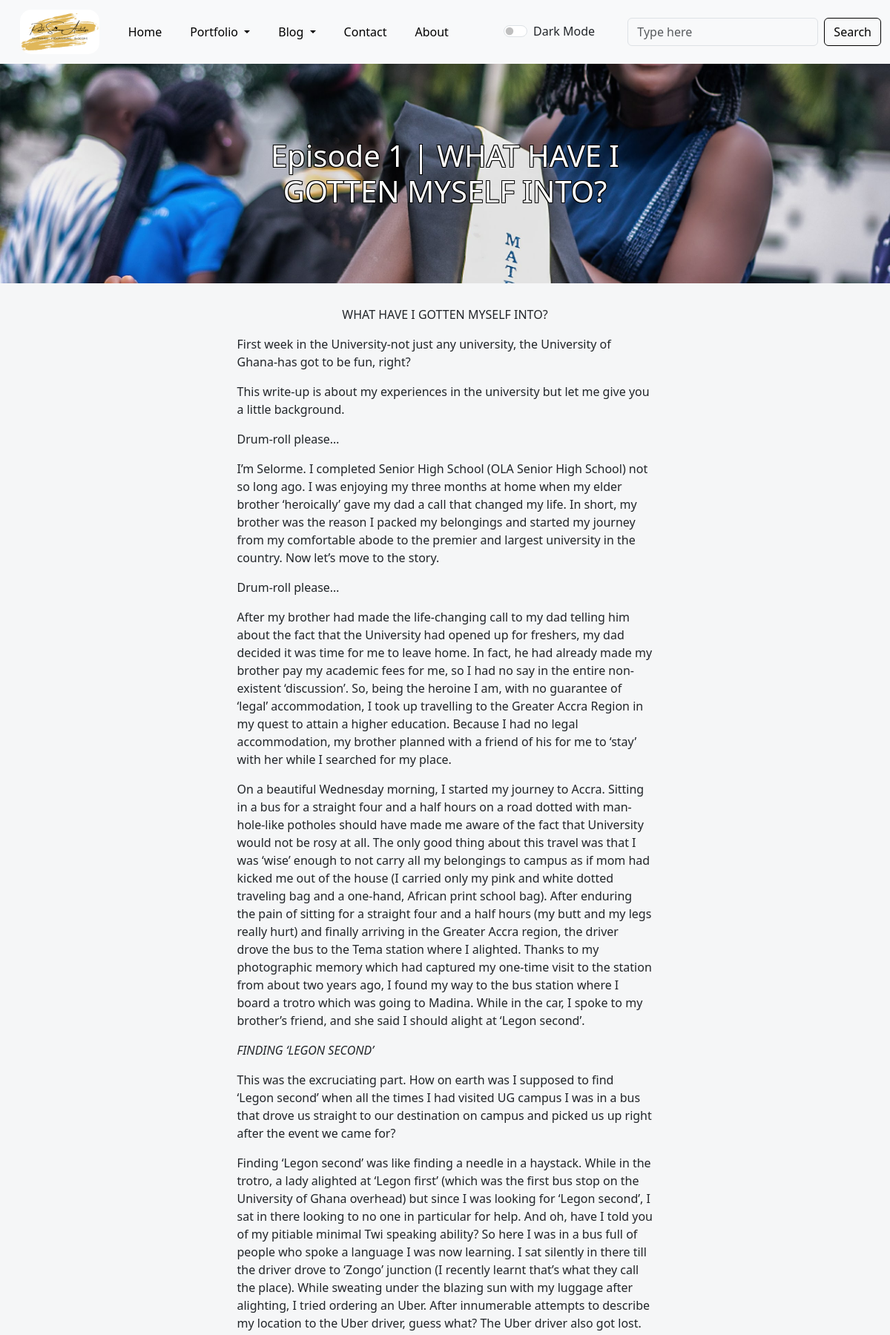
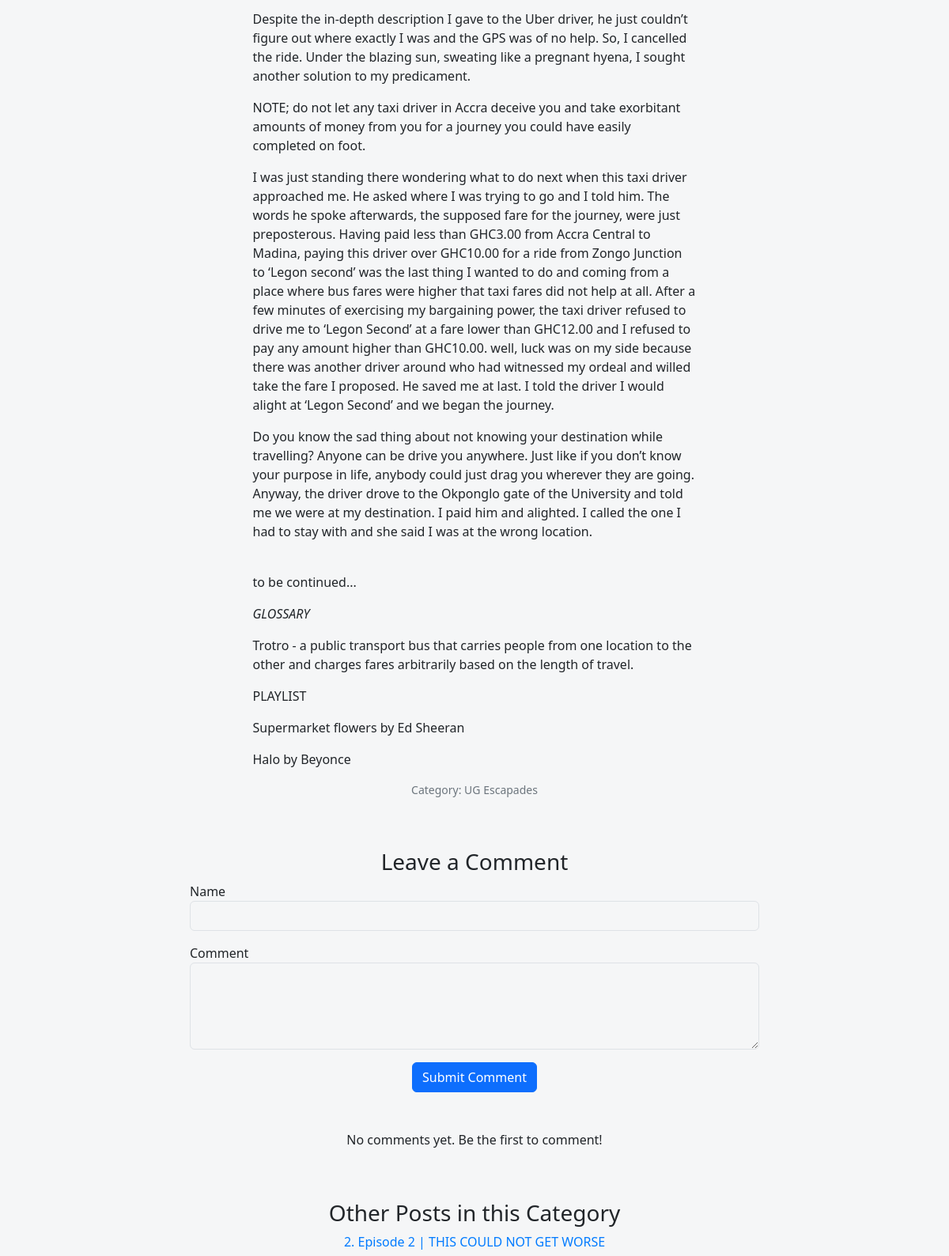
/post/1 (upper part), run on the app's committed database (2 pictures, top to bottom).
### app.py (models this page shows, shortened)
class Post(db.Model):
    id = db.Column(db.Integer, primary_key=True)
    title = db.Column(db.String(100), nullable=False)
    content = db.Column(db.Text, nullable=False)
    image_url = db.Column(db.String(200), nullable=True)
    category = db.Column(db.String(50), nullable=False)

### app.py (the view)
@app.route("/post/<int:index>")
def show_post(index):
    post = Post.query.get(index)
    if post is None:
        return "Post not found", 404
    all_posts = Post.query.filter_by(category=post.category).all()
    comments = Comment.query.filter_by(post_id=index).order_by(Comment.timestamp.desc()).all()
    categories = db.session.query(Post.category).distinct().all()
    category_list = [category[0] for category in categories]
    return render_template("post.html", post=post, all_posts=all_posts, current_category=post.category,
                           categories=category_list, comments=comments)

### templates/post.html (shortened to what this page needs)
{% extends "base.html" %}
{% block content %}
    <header class="masthead" style="background-image: url('{{ post.image_url }}')">
        <div class="container position-relative px-4 px-lg-5">
            <div class="row gx-4 gx-lg-5 justify-content-center">
                <div class="col-md-10 col-lg-8 col-xl-7">
                    <div class="post-heading">
                        <h1>{{ post.title }}</h1>
                    </div>
                </div>
            </div>
        </div>
    </header>
    <article class="mb-4">
        <div class="container px-4 px-lg-5">
            <div class="row gx-4 gx-lg-5 justify-content-center">
                <div class="col-md-10 col-lg-8 col-xl-7">
                    <div>
                        {{ post.content|safe }}
                    </div>
                    <p class="text-muted">Category: {{ post.category }}</p>
                </div>
            </div>
        </div>
    </article>
    <div class="container mt-5">
        <div class="row d-flex justify-content-center">
            <div class="col-md-8">
                <div class="mb-5">
                    <h3>Leave a Comment</h3>
                    <form action="/submit_comment/10" method="POST">
                        <div class="form-group">
                            <label for="name">Name</label>
                            <input type="text" class="form-control" id="name" name="name" required>
                        </div>
                        <div class="form-group mt-3">
                            <label for="comment">Comment</label>
                            <textarea class="form-control" id="comment" name="comment" rows="4" required></textarea>
                        </div>
                        <button type="submit" class="btn btn-primary mt-3">Submit Comment</button>
                    </form>
                </div>
                {% if comments|length == 0 %}
                    <p>No comments yet. Be the first to comment!</p>
                {% endif %}
            </div>
        </div>
    </div>
    <div class="container mt-5">
        <div class="row">
            <div class="col-md-12">
                <h3>Other Posts in this Category</h3>
                <ul class="list-unstyled">
                    {% for p in all_posts %}
                        {% if p.id != post.id %}
                            <li>
                                <a href="{{ url_for('show_post', index=p.id) }}">
                                    {{ loop.index }}. {{ p.title }}
                                </a>
                            </li>
                        {% endif %}
                    {% endfor %}
                </ul>
            </div>
        </div>
    </div>
{% endblock %}

### static/css/styles.css (style rules this page uses)
body { background-color: #f5f6f7; margin: 0; padding: 0; height: auto; }
.d-flex { display: flex; }
.row { margin-left: 0 !important; margin-right: 0 !important; display: flex; justify-content: center; text-align: center; }
.masthead { background-size: cover; background-position: center; color: #fff; padding: 100px 0; text-align: center; margin-bottom: 10px; }
.post-heading h1 { font-size: 2.5rem; margin: 0; color: white; text-shadow: -1px -1px 0 black, 1px -1px 0 black, -1px 1px 0 black, 1px 1px 0 black; }
.paragraph { text-align: left; }
.list-unstyled { padding-left: 0; list-style: none; }
.list-unstyled li { margin-bottom: 10px; }
.list-unstyled a { text-decoration: none; color: #007bff; }
.block-text { margin-top: 20px; text-align: center; }
.form-control { color: black !important; background-color: transparent; }
.text-muted { color: black !important; }
.form-group { text-align: left; }
.text-muted { color: #6c757d !important; font-size: 0.875em !important; }

### data on the page
Post: image_url (picture), title "Episode 1 | WHAT HAVE I GOTTEN MYSELF INTO?", content "WHAT HAVE I GOTTEN MYSELF INTO? First week in the University-not just any university, the University of Ghana-has got to be fun, right? This write-up is about my experiences in the university but let me give you a little background. Drum-roll please… I’m Selorme. I completed Senior High School (OLA Senior High School) not so long ago. I was enjoying my three months at home when my elder brother ‘heroically’ gave my dad a call that changed my life. In short, my brother was the reason I packed my belongings and started my journey from my comfortable abode to the premier and largest university in the country. Now let’s move to the story. Drum-roll please… After my brother had made the…", category "UG Escapades"
Post: title "Episode 2 | THIS COULD NOT GET WORSE"
